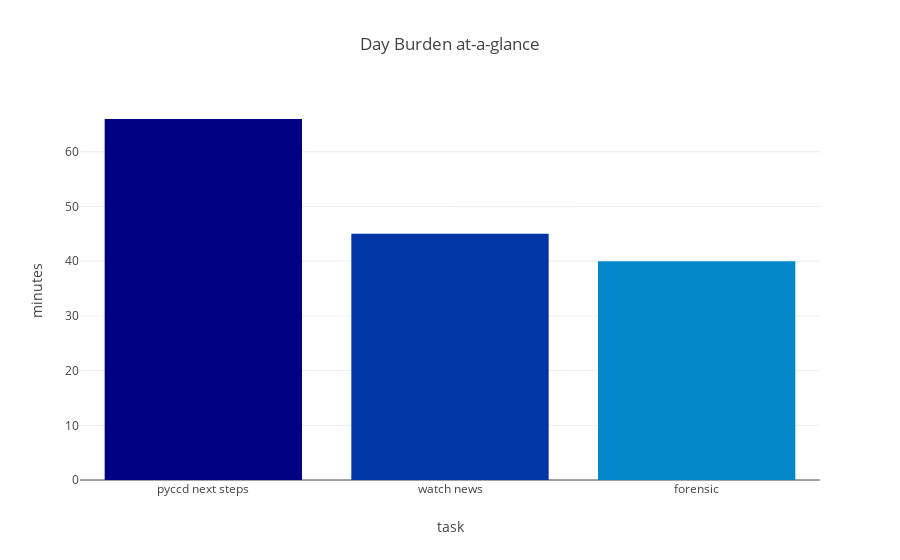

Here is the notebook cell this chart was saved with:
### Code cell
cmax=200
cmin=100
color_s = np.linspace(cmin, cmax, 10)

data = [
    go.Bar(
        x=sdf.task,          
        y=sdf.minutes,
        marker=dict(
            colorscale='Jet',
            color=color_s,
        ),
    )
]

layout = {
    'title': 'Day Burden at-a-glance',
    'xaxis': {'title': 'task'},
    'yaxis': {'title': "minutes"}
}

fig = go.Figure(data=data, layout=layout)
py.iplot(fig, show_link=False)

### Figure 1 — Plotly figure (JSON) as saved in the notebook; plotly's stock layout.template omitted (floating-point values rounded to 4 significant figures)
{"data": [{"marker": {"color": [100, 111.1, 122.2, 133.3, 144.4, 155.6, 166.7, 177.8, 188.9, 200], "colorscale": "Jet"}, "type": "bar", "uid": "e23a6692-d70f-11e8-bffc-52540069414d", "x": ["pyccd next steps", "watch news", "forensic"], "y": [66, 45, 40]}], "layout": {"title": "Day Burden at-a-glance", "xaxis": {"title": "task"}, "yaxis": {"title": "minutes"}}}
